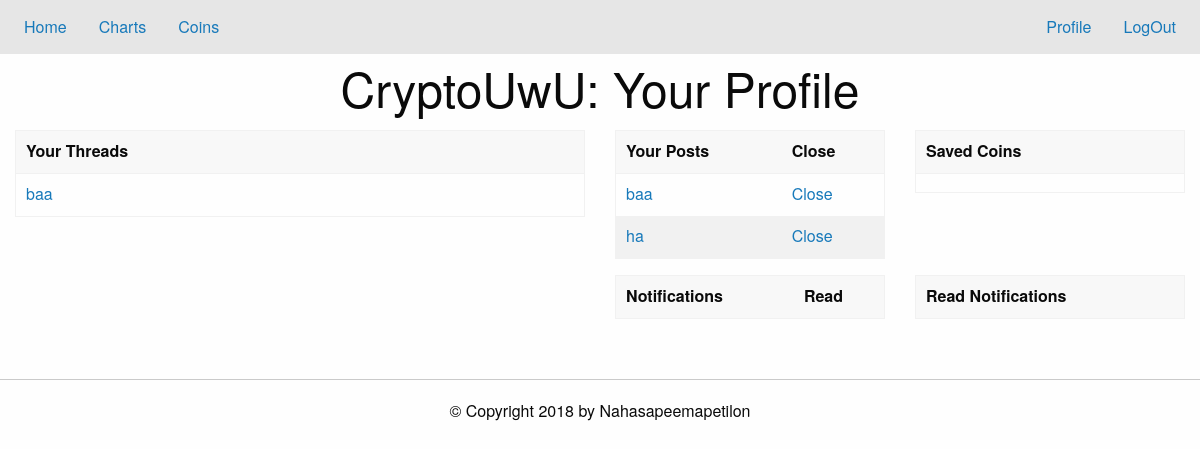
Page /profile (signed in) on the earlier database version.
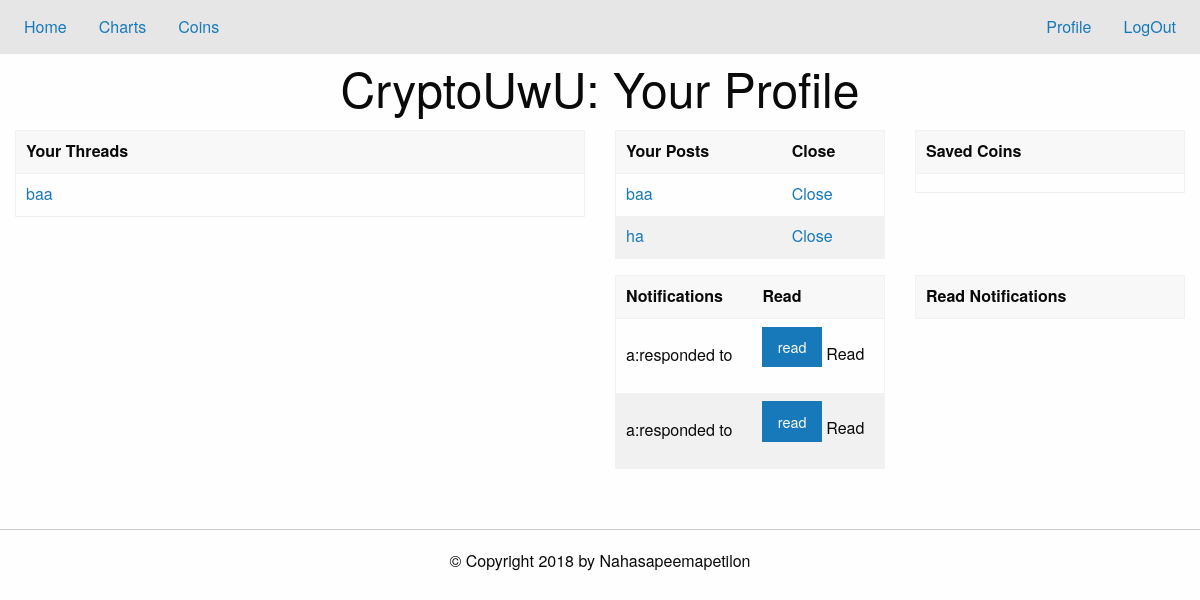
Same page on the later database version.
### tables this page shows
CREATE TABLE an_threads (threadID INT PRIMARY KEY, post TEXT);

CREATE TABLE an_posts (threadID INT, postID INT, post TEXT);

CREATE TABLE an_notifications (user TEXT, action TEXT, threadID INT, postID INT, read INT);

### app.py (the view, shortened to what this page needs)
@app.route('/profile', methods=['POST', 'GET'])
def load_profile():
    if noUser():
        return redirect('/')
    db = sqlite3.connect('./data/base.db')
    c = db.cursor()
    if request.method=='GET':
        coins=dbEditor.getCoins(c,session['username'])
        threads=dbEditor.userThreads(c, session['username'])
        posts=dbEditor.userPosts(c,session['username'])
        readPosts=dbEditor.getReadNotifs(c,session['username'])
        unreadPosts=dbEditor.getUnreadNotifs(c,session['username'])
        db.close()
        return render_template('profile.html', coins=coins, threads=threads, posts=posts,read_posts=readPosts, unread_posts=unreadPosts)

### app.py (called while the page is built)
def noUser():
    return 'username' not in session.keys()

### util/dbEditor.py (called while the page is built)
def foo_char_html(str): # parses through username
    return str.replace('&', '&amp;').replace('<', '&lt;').replace('>', '&gt;')

def getCoins(cursor,user): # get list of coins user likes
    t = cursor.execute("SELECT listCoins from coins WHERE username = ?;", (foo_char_html(user),)).fetchone()[0]
    val = t.split("!")
    return val

def userThreads(cursor,user):
    v = "SELECT post,threadID FROM " + user + "_threads;"
    l = list(cursor.execute(v))
    return l

def userPosts(cursor,user):
    v = "SELECT * FROM " + user + "_posts;"
    l = list(cursor.execute(v))
    return l

def getReadNotifs(cursor,user):
    v = "SELECT * FROM " + user + "_notifications WHERE read = ?;"
    return list(cursor.execute(v,(1,)))

def getUnreadNotifs(cursor,user):
    v = "SELECT * FROM " + user + "_notifications WHERE read = ?;"
    return list(cursor.execute(v,(0,)))

### templates/profile.html (shortened to what this page needs)
{% extends "home.html" %}
{% block content %}
<h1 class="text-center"> CryptoUwU: Your Profile</h1>
<div class="grid-container">
  <div class="grid-x grid-padding-x">
    <div class="cell small-6">
      <table class="hover">
	<thead><tr>
	    <th> Your Threads </th>
	</tr></thead>
	<tbody>
	  {% for thread in threads %}
	  <tr>
	    <td><a href="/thread?id={{thread[1]}}">{{ thread[0] }}</a></td>
	  </tr>
	  {% endfor %}
	</tbody>
      </table>
    </div>
    <div  class="cell small-6">
      <div class="grid-x grid-padding-x">
	<div  class="cell small-6">
	  <table class="hover">
	    <thead><tr>
		<th> Your Posts
		</th>
		<th> Close</th>
	    </tr></thead>
	    <tbody>
	      {% for post in posts %}
	      <tr data-closable>
		<td><a href="/thread?id={{post[0]}}#{{post[1]}}">{{ post[2] }}</a>
		</td>
		<td><a href="#" data-close>Close</a>
		</td>
	      </tr>
	      {% endfor %}
	    </tbody>
	  </table>
	</div>
	<div  class="cell small-6">
	  <table class="hover">
	    <thead><tr><th> Saved Coins </th></tr></thead>
	    <tbody>
	      {% for coin in coins %}
	      <tr><td>{{ coin }}</td></tr>
	      {% endfor %}
	    </tbody>
	  </table>
	</div>
      </div>
      <div class="grid-x grid-padding-x">
	<div  class="cell small-6">
	  <table class="hover">
	    <thead><tr><th> Notifications </th><th> Read</th>
	    </tr></thead>
	    <tbody>
	      {% for post in unread_posts %}
	      <tr data-closable><td>{{post[0]}}:{{post[1]}}</td>
		<td>
		  <form action="#" method="POST">
		    <input type="submit" class="button"  name="act" value="read" data-close> Read </input>
		  </form>
	      </tr>
	      {% endfor %}
	    </tbody>
	  </table>
	</div>
	<div class="small-6 cell">
	  <table class="hover">
	    <thead><tr><th> Read Notifications </th>
	    </tr></thead>
	  </table>
	</div>
      </div>
    </div>
  </div>
</div>
{% endblock %}

Differences in the rows shown:
added an_notifications: user "a", action "responded to"
added an_notifications: user "a", action "responded to"
